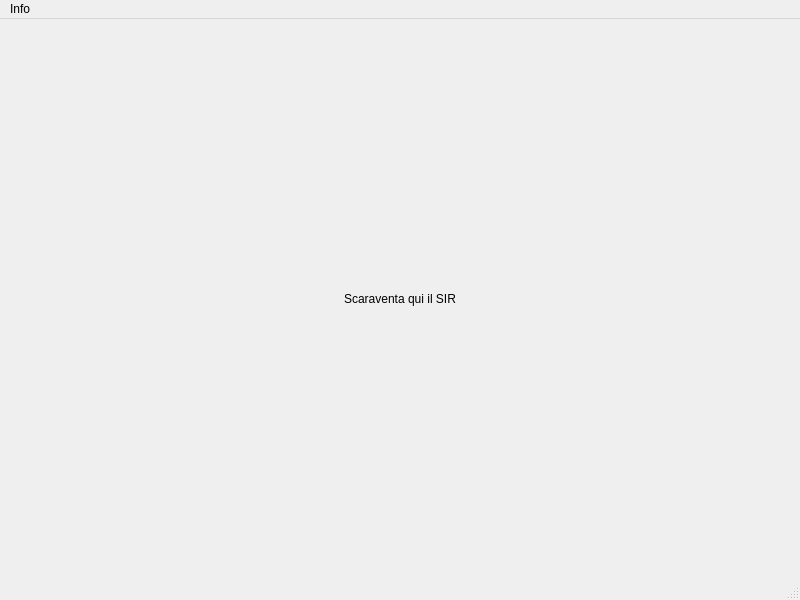
<?xml version="1.0" encoding="UTF-8"?>
<ui version="4.0">
 <class>MainWindow</class>
 <widget class="QMainWindow" name="MainWindow">
  <property name="geometry">
   <rect>
    <x>0</x>
    <y>0</y>
    <width>800</width>
    <height>600</height>
   </rect>
  </property>
  <property name="windowTitle">
   <string>MainWindow</string>
  </property>
  <widget class="QWidget" name="centralwidget">
   <layout class="QVBoxLayout" name="verticalLayout">
    <item>
     <widget class="QLabel" name="promptLabel">
      <property name="text">
       <string>Scaraventa qui il SIR</string>
      </property>
      <property name="alignment">
       <set>Qt::AlignCenter</set>
      </property>
     </widget>
    </item>
   </layout>
  </widget>
  <widget class="QMenuBar" name="menubar">
   <property name="geometry">
    <rect>
     <x>0</x>
     <y>0</y>
     <width>800</width>
     <height>21</height>
    </rect>
   </property>
   <widget class="QMenu" name="menuInfo">
    <property name="title">
     <string>Info</string>
    </property>
    <addaction name="action"/>
   </widget>
   <addaction name="menuInfo"/>
  </widget>
  <widget class="QStatusBar" name="statusbar"/>
  <action name="action">
   <property name="text">
    <string>?</string>
   </property>
  </action>
 </widget>
 <resources/>
 <connections/>
</ui>
